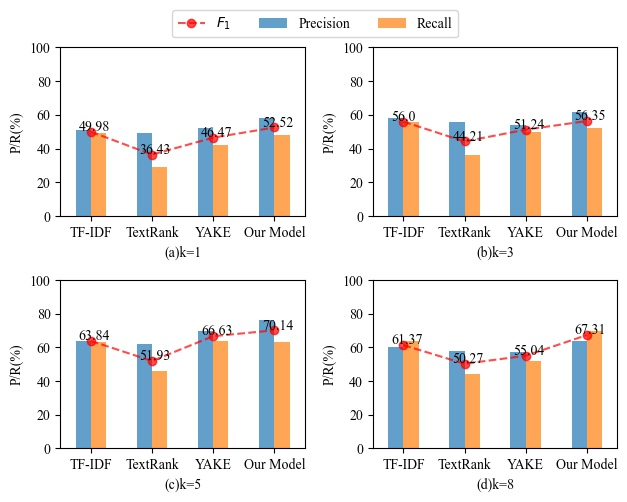

The Python source for this figure:
from pathlib import Path
import matplotlib as mpt
import matplotlib.pyplot as plt
import pandas as pd


fontDict = dict(family='Times New Roman', weight='light')
fontDictProp = dict(family='Times New Roman', weight='normal')


def plotSubgraph(prData, f1Data, ax, xlabel):
    # 画一个子图
    prData = pd.DataFrame(prData, index=["TF-IDF", "TextRank", "YAKE", "Our Model"], columns=["Precision", "Recall"])
    f1Data = pd.Series(f1Data, index=["TF-IDF", "TextRank", "YAKE", "COM-KG"])
    params = {"yticks": range(0, 120, 20),
              "alpha": 0.7}

    prData.plot.bar(ax=ax, **params, label=prData.columns.values)
    f1Data.plot(ax=ax, **params, style="ro--", label="$F_1$")
    ax.set_xlabel(xlabel, fontdict=fontDict)
    ax.set_ylabel(r"P/R(%)", fontdict=fontDict)
    ax.set_xticklabels(prData.index.values, fontdict=fontDict)
    ax.set_yticklabels(range(0, 120, 20), fontdict=fontDict)
    ax.get_legend().remove()

    f1Index = f1Data.index.values
    for i in range(len(f1Index)):
        ax.text(i-0.2, f1Data[f1Index[i]]+0.5, "%s" % f1Data[f1Index[i]], fontdict=fontDict)


if __name__ == '__main__':
    # k=1
    prData_k1 = [[51, 49],
                 [49, 29],
                 [52, 42],
                 [58, 48]]
    f1Data_k1 = [49.98, 36.43, 46.47, 52.52]
    # k=3
    prData_k3 = [[58, 56],
                 [56, 36],
                 [54, 50],
                 [62, 52]]
    f1Data_k3 = [56, 44.21, 51.24, 56.35]
    # k=5
    prData_k5 = [[64, 63],
                 [62, 46],
                 [70, 64],
                 [76, 63]]
    f1Data_k5 = [63.84, 51.93, 66.63, 70.14]
    # k=8
    prData_k8 = [[60, 64],
                 [58, 44],
                 [57, 52],
                 [64, 70]]
    f1Data_k8 = [61.37, 50.27, 55.04, 67.31]
    # 定义子图
    fig, axes = plt.subplots(2, 2)
    # 绘制子图
    plotSubgraph(prData_k1, f1Data_k1, axes[0, 0], r"(a)k=1")
    plotSubgraph(prData_k3, f1Data_k3, axes[0, 1], r"(b)k=3")
    plotSubgraph(prData_k5, f1Data_k5, axes[1, 0], r"(c)k=5")
    plotSubgraph(prData_k8, f1Data_k8, axes[1, 1], r"(d)k=8")
    # 标签放在正中
    lines, labels = fig.axes[0].get_legend_handles_labels()
    fig.legend(lines, labels, loc="upper center", bbox_to_anchor=(0.5, 1.05), ncol=3, prop=fontDictProp)
    # fig.subplots_adjust(top=2.0)
    fig.tight_layout()
    plt.savefig(r"D:\LeetCode\keyword_extraction.jpg", bbox_inches="tight")
    plt.show()
